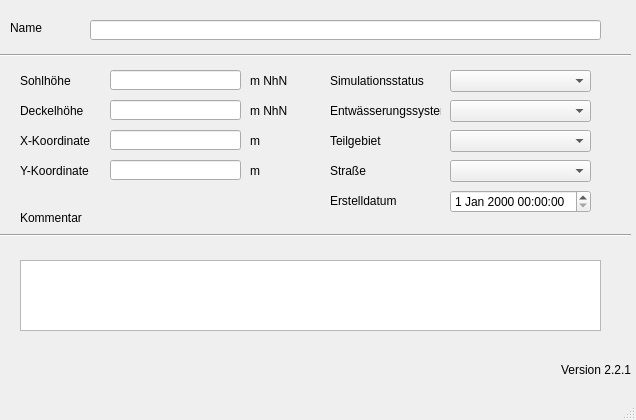
<?xml version="1.0" encoding="UTF-8"?>
<ui version="4.0">
 <class>MainWindow</class>
 <widget class="QMainWindow" name="MainWindow">
  <property name="geometry">
   <rect>
    <x>0</x>
    <y>0</y>
    <width>636</width>
    <height>420</height>
   </rect>
  </property>
  <property name="windowTitle">
   <string>MainWindow</string>
  </property>
  <widget class="QWidget" name="centralwidget">
   <widget class="QLabel" name="label">
    <property name="geometry">
     <rect>
      <x>10</x>
      <y>20</y>
      <width>46</width>
      <height>16</height>
     </rect>
    </property>
    <property name="text">
     <string>Name</string>
    </property>
   </widget>
   <widget class="QLabel" name="label_8">
    <property name="geometry">
     <rect>
      <x>250</x>
      <y>70</y>
      <width>46</width>
      <height>21</height>
     </rect>
    </property>
    <property name="text">
     <string>m NhN</string>
    </property>
   </widget>
   <widget class="QLabel" name="label_11">
    <property name="geometry">
     <rect>
      <x>250</x>
      <y>130</y>
      <width>46</width>
      <height>21</height>
     </rect>
    </property>
    <property name="text">
     <string>m</string>
    </property>
   </widget>
   <widget class="QLabel" name="label_5">
    <property name="geometry">
     <rect>
      <x>20</x>
      <y>100</y>
      <width>71</width>
      <height>21</height>
     </rect>
    </property>
    <property name="text">
     <string>Deckelhöhe</string>
    </property>
   </widget>
   <widget class="QLabel" name="label_6">
    <property name="geometry">
     <rect>
      <x>20</x>
      <y>130</y>
      <width>71</width>
      <height>21</height>
     </rect>
    </property>
    <property name="text">
     <string>X-Koordinate</string>
    </property>
   </widget>
   <widget class="QLabel" name="label_12">
    <property name="geometry">
     <rect>
      <x>250</x>
      <y>160</y>
      <width>46</width>
      <height>21</height>
     </rect>
    </property>
    <property name="text">
     <string>m</string>
    </property>
   </widget>
   <widget class="QLabel" name="label_10">
    <property name="geometry">
     <rect>
      <x>250</x>
      <y>100</y>
      <width>46</width>
      <height>21</height>
     </rect>
    </property>
    <property name="text">
     <string>m NhN</string>
    </property>
   </widget>
   <widget class="QLabel" name="label_9">
    <property name="geometry">
     <rect>
      <x>20</x>
      <y>160</y>
      <width>71</width>
      <height>21</height>
     </rect>
    </property>
    <property name="text">
     <string>Y-Koordinate</string>
    </property>
   </widget>
   <widget class="QLabel" name="label_3">
    <property name="geometry">
     <rect>
      <x>20</x>
      <y>70</y>
      <width>71</width>
      <height>21</height>
     </rect>
    </property>
    <property name="text">
     <string>Sohlhöhe</string>
    </property>
   </widget>
   <widget class="Line" name="line">
    <property name="geometry">
     <rect>
      <x>0</x>
      <y>40</y>
      <width>631</width>
      <height>31</height>
     </rect>
    </property>
    <property name="orientation">
     <enum>Qt::Horizontal</enum>
    </property>
   </widget>
   <widget class="QLabel" name="label_14">
    <property name="geometry">
     <rect>
      <x>20</x>
      <y>210</y>
      <width>81</width>
      <height>16</height>
     </rect>
    </property>
    <property name="text">
     <string>Kommentar</string>
    </property>
   </widget>
   <widget class="Line" name="line_2">
    <property name="geometry">
     <rect>
      <x>0</x>
      <y>220</y>
      <width>631</width>
      <height>31</height>
     </rect>
    </property>
    <property name="orientation">
     <enum>Qt::Horizontal</enum>
    </property>
   </widget>
   <widget class="QLabel" name="label_20">
    <property name="geometry">
     <rect>
      <x>330</x>
      <y>70</y>
      <width>111</width>
      <height>21</height>
     </rect>
    </property>
    <property name="text">
     <string>Simulationsstatus</string>
    </property>
   </widget>
   <widget class="QLabel" name="label_71">
    <property name="geometry">
     <rect>
      <x>330</x>
      <y>190</y>
      <width>71</width>
      <height>21</height>
     </rect>
    </property>
    <property name="text">
     <string>Erstelldatum</string>
    </property>
   </widget>
   <widget class="QLabel" name="label_40">
    <property name="geometry">
     <rect>
      <x>330</x>
      <y>100</y>
      <width>111</width>
      <height>21</height>
     </rect>
    </property>
    <property name="text">
     <string>Entwässerungssystem</string>
    </property>
   </widget>
   <widget class="QLineEdit" name="schnam">
    <property name="geometry">
     <rect>
      <x>90</x>
      <y>20</y>
      <width>511</width>
      <height>20</height>
     </rect>
    </property>
   </widget>
   <widget class="QLineEdit" name="sohlhoehe">
    <property name="geometry">
     <rect>
      <x>110</x>
      <y>70</y>
      <width>131</width>
      <height>20</height>
     </rect>
    </property>
   </widget>
   <widget class="QLineEdit" name="deckelhoehe">
    <property name="geometry">
     <rect>
      <x>110</x>
      <y>100</y>
      <width>131</width>
      <height>20</height>
     </rect>
    </property>
   </widget>
   <widget class="QLineEdit" name="xsch">
    <property name="geometry">
     <rect>
      <x>110</x>
      <y>130</y>
      <width>131</width>
      <height>20</height>
     </rect>
    </property>
   </widget>
   <widget class="QLineEdit" name="ysch">
    <property name="geometry">
     <rect>
      <x>110</x>
      <y>160</y>
      <width>131</width>
      <height>20</height>
     </rect>
    </property>
   </widget>
   <widget class="QComboBox" name="simstatus">
    <property name="geometry">
     <rect>
      <x>450</x>
      <y>70</y>
      <width>141</width>
      <height>22</height>
     </rect>
    </property>
   </widget>
   <widget class="QComboBox" name="entwart">
    <property name="geometry">
     <rect>
      <x>450</x>
      <y>100</y>
      <width>141</width>
      <height>22</height>
     </rect>
    </property>
   </widget>
   <widget class="QTextEdit" name="kommentar">
    <property name="geometry">
     <rect>
      <x>20</x>
      <y>260</y>
      <width>581</width>
      <height>71</height>
     </rect>
    </property>
   </widget>
   <widget class="QLabel" name="label_2">
    <property name="geometry">
     <rect>
      <x>330</x>
      <y>160</y>
      <width>46</width>
      <height>21</height>
     </rect>
    </property>
    <property name="text">
     <string>Straße</string>
    </property>
   </widget>
   <widget class="QComboBox" name="strasse">
    <property name="geometry">
     <rect>
      <x>450</x>
      <y>160</y>
      <width>141</width>
      <height>22</height>
     </rect>
    </property>
   </widget>
   <widget class="QgsDateTimeEdit" name="createdat">
    <property name="geometry">
     <rect>
      <x>450</x>
      <y>190</y>
      <width>141</width>
      <height>23</height>
     </rect>
    </property>
   </widget>
   <widget class="QLabel" name="label_13">
    <property name="geometry">
     <rect>
      <x>330</x>
      <y>130</y>
      <width>71</width>
      <height>21</height>
     </rect>
    </property>
    <property name="text">
     <string>Teilgebiet</string>
    </property>
    <property name="buddy">
     <cstring>simstatus</cstring>
    </property>
   </widget>
   <widget class="QComboBox" name="teilgebiet">
    <property name="geometry">
     <rect>
      <x>450</x>
      <y>130</y>
      <width>141</width>
      <height>22</height>
     </rect>
    </property>
   </widget>
   <widget class="QLabel" name="lb_version">
    <property name="geometry">
     <rect>
      <x>560</x>
      <y>360</y>
      <width>71</width>
      <height>20</height>
     </rect>
    </property>
    <property name="toolTip">
     <string>Version QKan Import</string>
    </property>
    <property name="text">
     <string>Version 2.2.1</string>
    </property>
    <property name="alignment">
     <set>Qt::AlignRight|Qt::AlignTrailing|Qt::AlignVCenter</set>
    </property>
   </widget>
  </widget>
  <widget class="QMenuBar" name="menubar">
   <property name="geometry">
    <rect>
     <x>0</x>
     <y>0</y>
     <width>636</width>
     <height>21</height>
    </rect>
   </property>
  </widget>
  <widget class="QStatusBar" name="statusbar"/>
 </widget>
 <customwidgets>
  <customwidget>
   <class>QgsDateTimeEdit</class>
   <extends>QDateTimeEdit</extends>
   <header>qgsdatetimeedit.h</header>
  </customwidget>
 </customwidgets>
 <tabstops>
  <tabstop>schnam</tabstop>
  <tabstop>sohlhoehe</tabstop>
  <tabstop>deckelhoehe</tabstop>
  <tabstop>xsch</tabstop>
  <tabstop>ysch</tabstop>
  <tabstop>simstatus</tabstop>
  <tabstop>entwart</tabstop>
  <tabstop>strasse</tabstop>
  <tabstop>createdat</tabstop>
  <tabstop>kommentar</tabstop>
 </tabstops>
 <resources/>
 <connections/>
</ui>
